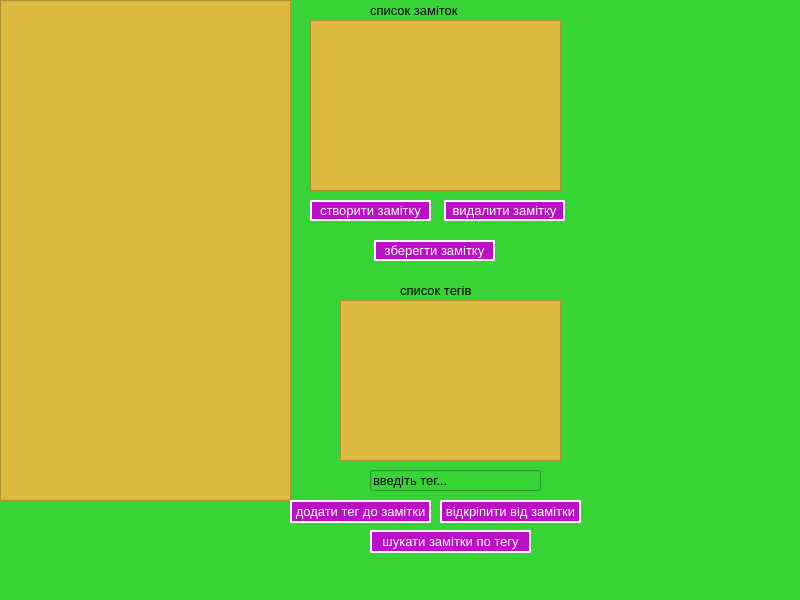
<?xml version="1.0" encoding="UTF-8"?>
<ui version="4.0">
 <class>MainWindow</class>
 <widget class="QMainWindow" name="MainWindow">
  <property name="geometry">
   <rect>
    <x>0</x>
    <y>0</y>
    <width>800</width>
    <height>600</height>
   </rect>
  </property>
  <property name="windowTitle">
   <string>MainWindow</string>
  </property>
  <property name="styleSheet">
   <string notr="true">background: #36d435</string>
  </property>
  <widget class="QWidget" name="centralwidget">
   <widget class="QTextEdit" name="textEdit">
    <property name="geometry">
     <rect>
      <x>0</x>
      <y>0</y>
      <width>291</width>
      <height>501</height>
     </rect>
    </property>
    <property name="styleSheet">
     <string notr="true">background: #ddb93f</string>
    </property>
    <property name="html">
     <string>&lt;!DOCTYPE HTML PUBLIC &quot;-//W3C//DTD HTML 4.0//EN&quot; &quot;http://www.w3.org/TR/REC-html40/strict.dtd&quot;&gt;
&lt;html&gt;&lt;head&gt;&lt;meta name=&quot;qrichtext&quot; content=&quot;1&quot; /&gt;&lt;style type=&quot;text/css&quot;&gt;
p, li { white-space: pre-wrap; }
&lt;/style&gt;&lt;/head&gt;&lt;body style=&quot; font-family:'MS Shell Dlg 2'; font-size:8.25pt; font-weight:400; font-style:normal;&quot;&gt;
&lt;p style=&quot;-qt-paragraph-type:empty; margin-top:0px; margin-bottom:0px; margin-left:0px; margin-right:0px; -qt-block-indent:0; text-indent:0px;&quot;&gt;&lt;br /&gt;&lt;/p&gt;&lt;/body&gt;&lt;/html&gt;</string>
    </property>
   </widget>
   <widget class="QListWidget" name="listWidget">
    <property name="geometry">
     <rect>
      <x>310</x>
      <y>20</y>
      <width>251</width>
      <height>171</height>
     </rect>
    </property>
    <property name="font">
     <font>
      <pointsize>10</pointsize>
     </font>
    </property>
    <property name="styleSheet">
     <string notr="true">background: #ddb93f</string>
    </property>
   </widget>
   <widget class="QListWidget" name="listWidget_2">
    <property name="geometry">
     <rect>
      <x>340</x>
      <y>300</y>
      <width>221</width>
      <height>161</height>
     </rect>
    </property>
    <property name="font">
     <font>
      <pointsize>10</pointsize>
     </font>
    </property>
    <property name="styleSheet">
     <string notr="true">background: #ddb93f
</string>
    </property>
   </widget>
   <widget class="QPushButton" name="pushButton">
    <property name="geometry">
     <rect>
      <x>310</x>
      <y>200</y>
      <width>121</width>
      <height>21</height>
     </rect>
    </property>
    <property name="font">
     <font>
      <pointsize>10</pointsize>
     </font>
    </property>
    <property name="styleSheet">
     <string notr="true">background: #bb10c6;
color: white;
border: 2px double white;
border-radius: 20px;</string>
    </property>
    <property name="text">
     <string>створити замітку</string>
    </property>
   </widget>
   <widget class="QPushButton" name="pushButton_2">
    <property name="geometry">
     <rect>
      <x>444</x>
      <y>200</y>
      <width>121</width>
      <height>21</height>
     </rect>
    </property>
    <property name="font">
     <font>
      <pointsize>10</pointsize>
     </font>
    </property>
    <property name="styleSheet">
     <string notr="true">background: #bb10c6;
color: white;
border: 2px double white;
border-radius: 20px;</string>
    </property>
    <property name="text">
     <string>видалити замітку</string>
    </property>
   </widget>
   <widget class="QPushButton" name="pushButton_3">
    <property name="geometry">
     <rect>
      <x>374</x>
      <y>240</y>
      <width>121</width>
      <height>21</height>
     </rect>
    </property>
    <property name="font">
     <font>
      <pointsize>10</pointsize>
     </font>
    </property>
    <property name="styleSheet">
     <string notr="true">background: #bb10c6;
color: white;
border: 2px double white;
border-radius: 20px;</string>
    </property>
    <property name="text">
     <string>зберегти замітку</string>
    </property>
   </widget>
   <widget class="QLineEdit" name="lineEdit">
    <property name="geometry">
     <rect>
      <x>370</x>
      <y>470</y>
      <width>171</width>
      <height>21</height>
     </rect>
    </property>
    <property name="font">
     <font>
      <pointsize>10</pointsize>
     </font>
    </property>
    <property name="text">
     <string>введіть тег...</string>
    </property>
   </widget>
   <widget class="QPushButton" name="pushButton_4">
    <property name="geometry">
     <rect>
      <x>290</x>
      <y>500</y>
      <width>141</width>
      <height>23</height>
     </rect>
    </property>
    <property name="font">
     <font>
      <pointsize>10</pointsize>
     </font>
    </property>
    <property name="styleSheet">
     <string notr="true">background: #bb10c6;
color: white;
border: 2px double white;
border-radius: 20px;</string>
    </property>
    <property name="text">
     <string>додати тег до замітки</string>
    </property>
   </widget>
   <widget class="QPushButton" name="pushButton_5">
    <property name="geometry">
     <rect>
      <x>440</x>
      <y>500</y>
      <width>141</width>
      <height>23</height>
     </rect>
    </property>
    <property name="font">
     <font>
      <pointsize>10</pointsize>
     </font>
    </property>
    <property name="styleSheet">
     <string notr="true">background: #bb10c6;
color: white;
border: 2px double white;
border-radius: 20px;</string>
    </property>
    <property name="text">
     <string>відкріпити від замітки</string>
    </property>
   </widget>
   <widget class="QPushButton" name="pushButton_6">
    <property name="geometry">
     <rect>
      <x>370</x>
      <y>530</y>
      <width>161</width>
      <height>23</height>
     </rect>
    </property>
    <property name="font">
     <font>
      <pointsize>10</pointsize>
     </font>
    </property>
    <property name="styleSheet">
     <string notr="true">background: #bb10c6;
color: white;
border: 2px double white;
border-radius: 20px;</string>
    </property>
    <property name="text">
     <string>шукати замітки по тегу</string>
    </property>
   </widget>
   <widget class="QLabel" name="label">
    <property name="geometry">
     <rect>
      <x>370</x>
      <y>0</y>
      <width>121</width>
      <height>20</height>
     </rect>
    </property>
    <property name="font">
     <font>
      <pointsize>10</pointsize>
     </font>
    </property>
    <property name="text">
     <string>список заміток</string>
    </property>
   </widget>
   <widget class="QLabel" name="label_2">
    <property name="geometry">
     <rect>
      <x>400</x>
      <y>280</y>
      <width>81</width>
      <height>20</height>
     </rect>
    </property>
    <property name="font">
     <font>
      <pointsize>10</pointsize>
     </font>
    </property>
    <property name="text">
     <string>список тегів</string>
    </property>
   </widget>
  </widget>
  <widget class="QMenuBar" name="menubar">
   <property name="geometry">
    <rect>
     <x>0</x>
     <y>0</y>
     <width>800</width>
     <height>21</height>
    </rect>
   </property>
  </widget>
  <widget class="QStatusBar" name="statusbar"/>
 </widget>
 <resources/>
 <connections/>
</ui>
